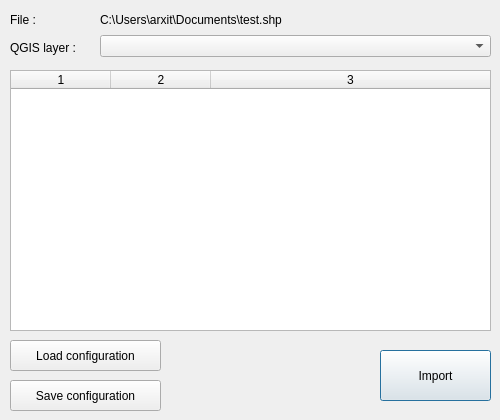
<?xml version="1.0" encoding="UTF-8"?>
<ui version="4.0">
 <class>Dialog</class>
 <widget class="QDialog" name="Dialog">
  <property name="windowModality">
   <enum>Qt::ApplicationModal</enum>
  </property>
  <property name="geometry">
   <rect>
    <x>0</x>
    <y>0</y>
    <width>500</width>
    <height>420</height>
   </rect>
  </property>
  <property name="sizePolicy">
   <sizepolicy hsizetype="Fixed" vsizetype="Fixed">
    <horstretch>0</horstretch>
    <verstretch>0</verstretch>
   </sizepolicy>
  </property>
  <property name="windowTitle">
   <string>Import Shapefile</string>
  </property>
  <widget class="QLabel" name="lblFilename">
   <property name="geometry">
    <rect>
     <x>100</x>
     <y>10</y>
     <width>391</width>
     <height>20</height>
    </rect>
   </property>
   <property name="text">
    <string>C:\Users\arxit\Documents\test.shp</string>
   </property>
  </widget>
  <widget class="QLabel" name="label_2">
   <property name="geometry">
    <rect>
     <x>10</x>
     <y>40</y>
     <width>81</width>
     <height>16</height>
    </rect>
   </property>
   <property name="text">
    <string>QGIS layer :</string>
   </property>
  </widget>
  <widget class="QComboBox" name="cbbLayers">
   <property name="geometry">
    <rect>
     <x>100</x>
     <y>35</y>
     <width>391</width>
     <height>22</height>
    </rect>
   </property>
   <property name="sizePolicy">
    <sizepolicy hsizetype="Preferred" vsizetype="Fixed">
     <horstretch>0</horstretch>
     <verstretch>0</verstretch>
    </sizepolicy>
   </property>
  </widget>
  <widget class="QTableWidget" name="tabMapping">
   <property name="geometry">
    <rect>
     <x>10</x>
     <y>70</y>
     <width>481</width>
     <height>261</height>
    </rect>
   </property>
   <property name="selectionMode">
    <enum>QAbstractItemView::NoSelection</enum>
   </property>
   <property name="columnCount">
    <number>3</number>
   </property>
   <attribute name="horizontalHeaderStretchLastSection">
    <bool>true</bool>
   </attribute>
   <column/>
   <column/>
   <column/>
  </widget>
  <widget class="QPushButton" name="btnImport">
   <property name="geometry">
    <rect>
     <x>380</x>
     <y>350</y>
     <width>111</width>
     <height>51</height>
    </rect>
   </property>
   <property name="text">
    <string>Import</string>
   </property>
   <property name="default">
    <bool>true</bool>
   </property>
  </widget>
  <widget class="QPushButton" name="btnLoadConfig">
   <property name="geometry">
    <rect>
     <x>10</x>
     <y>340</y>
     <width>151</width>
     <height>31</height>
    </rect>
   </property>
   <property name="text">
    <string>Load configuration</string>
   </property>
  </widget>
  <widget class="QPushButton" name="btnSaveConfig">
   <property name="geometry">
    <rect>
     <x>10</x>
     <y>380</y>
     <width>151</width>
     <height>31</height>
    </rect>
   </property>
   <property name="text">
    <string>Save configuration</string>
   </property>
  </widget>
  <widget class="QLabel" name="label">
   <property name="geometry">
    <rect>
     <x>10</x>
     <y>10</y>
     <width>81</width>
     <height>20</height>
    </rect>
   </property>
   <property name="text">
    <string>File :</string>
   </property>
  </widget>
 </widget>
 <resources/>
 <connections>
  <connection>
   <sender>cbbLayers</sender>
   <signal>currentIndexChanged(int)</signal>
   <receiver>Dialog</receiver>
   <slot>_selectedLayerIndexChanged(int)</slot>
   <hints>
    <hint type="sourcelabel">
     <x>226</x>
     <y>49</y>
    </hint>
    <hint type="destinationlabel">
     <x>266</x>
     <y>388</y>
    </hint>
   </hints>
  </connection>
  <connection>
   <sender>btnImport</sender>
   <signal>clicked()</signal>
   <receiver>Dialog</receiver>
   <slot>_launchImport()</slot>
   <hints>
    <hint type="sourcelabel">
     <x>435</x>
     <y>375</y>
    </hint>
    <hint type="destinationlabel">
     <x>249</x>
     <y>209</y>
    </hint>
   </hints>
  </connection>
  <connection>
   <sender>btnSaveConfig</sender>
   <signal>clicked()</signal>
   <receiver>Dialog</receiver>
   <slot>_saveConfig()</slot>
   <hints>
    <hint type="sourcelabel">
     <x>108</x>
     <y>395</y>
    </hint>
    <hint type="destinationlabel">
     <x>196</x>
     <y>373</y>
    </hint>
   </hints>
  </connection>
  <connection>
   <sender>btnLoadConfig</sender>
   <signal>clicked()</signal>
   <receiver>Dialog</receiver>
   <slot>_loadConfig()</slot>
   <hints>
    <hint type="sourcelabel">
     <x>81</x>
     <y>350</y>
    </hint>
    <hint type="destinationlabel">
     <x>176</x>
     <y>348</y>
    </hint>
   </hints>
  </connection>
 </connections>
 <slots>
  <slot>_selectedLayerIndexChanged(int)</slot>
  <slot>_launchImport()</slot>
  <slot>_saveConfig()</slot>
  <slot>_loadConfig()</slot>
 </slots>
</ui>
